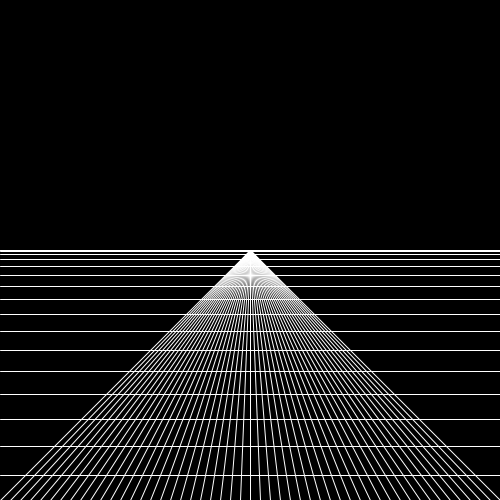
Frame 1 (no input)
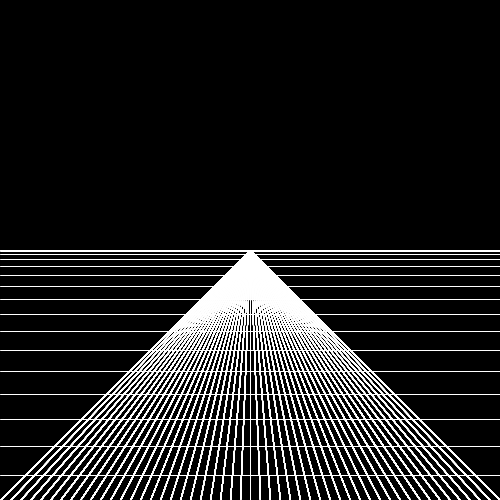
Frame 60 (the mouse pressed at the canvas centre just before this capture)
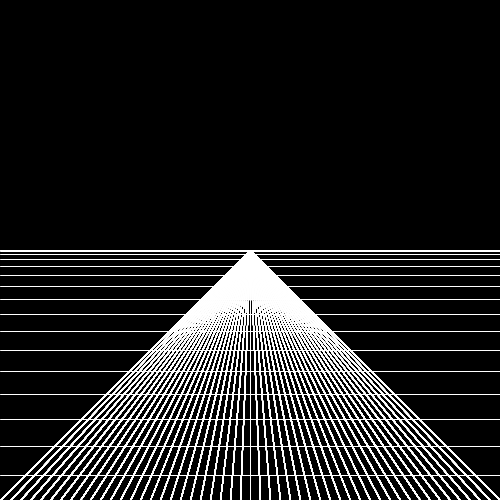
Frame 120 (the mouse held since frame 60 and released just before this capture)

The Processing sketch that drew these frames (run headless with seeded random() and noise(); from frame 60 on, the mouse is pressed at the canvas centre):

// Processing sketch: perspectiveThing
// ── perspectiveThing.pde
float theta;
float triH;
float triO;
float triA;
float originX;
float originY;

void setup()
{
  size(500, 500);
  background(0);
  stroke(255);
  triO = height - (height/2);
  originY = height/2;
  originX = width/2;
  line(0, height/2, width, height/2);
  for(float i = 0; i<=originY/10;i+=1)
  {
    line(0, sq(i)+(height/2), width, sq(i)+(height/2));
  }
}

void draw()
{
  for(int i = 0;i <= width; i+=(width/50))
 {
   triA = originX - i;
   theta = atan(radians(triO/triA));
   triH = sqrt(sq(triO)+sq(triA));
   line(i, height, i + triA, height/2);
 } 
}
